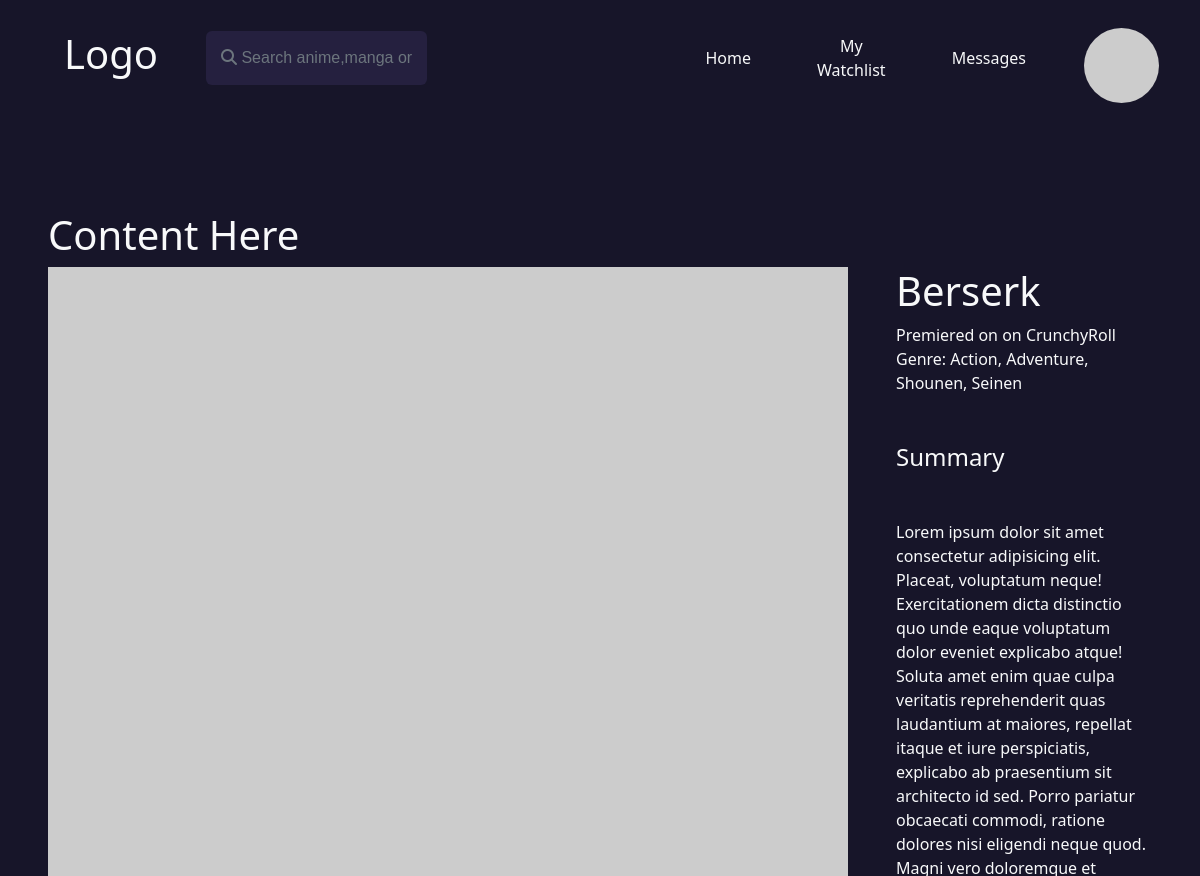
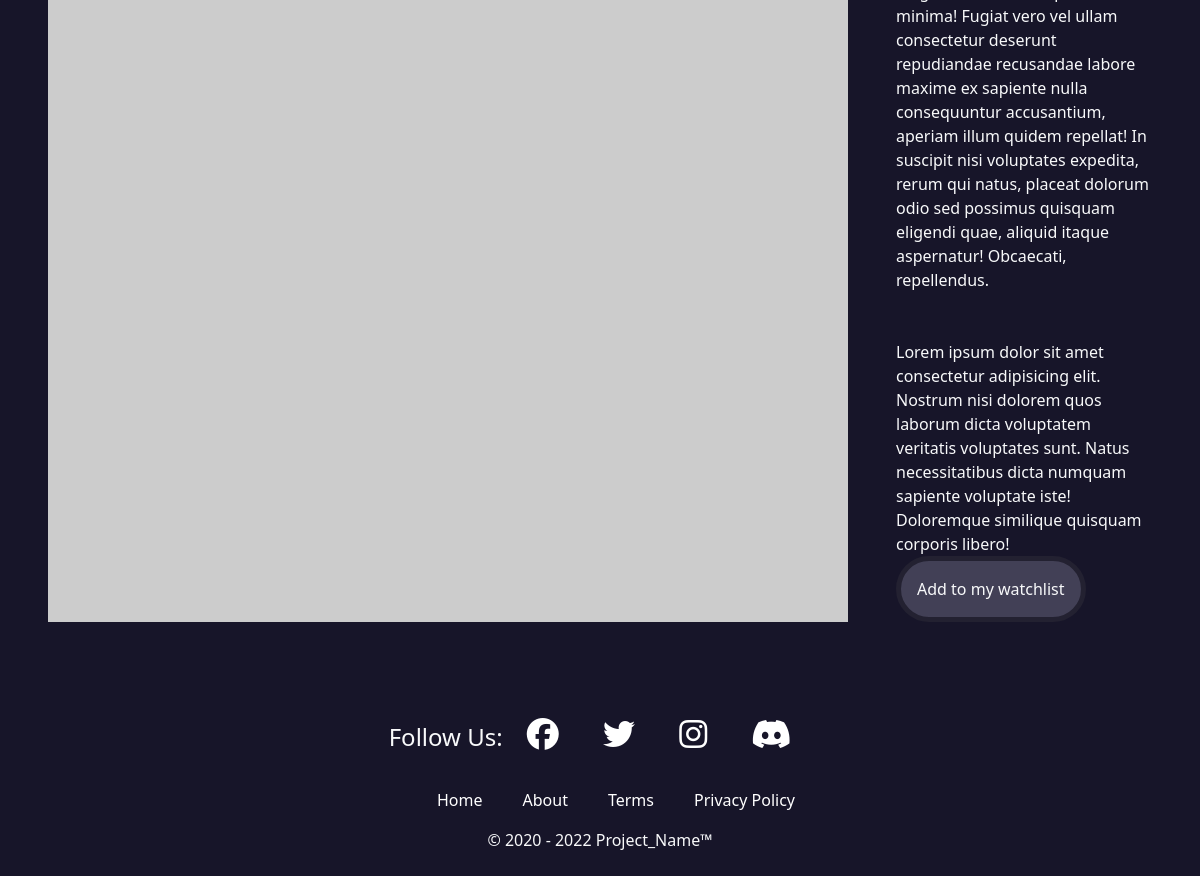
The app's page /manga/3 (signed in) with its own data (2 pictures, top to bottom).
### base/models.py (models this page shows, shortened)
class Manga(models.Model):
    title = models.CharField(max_length=100, default=None)
    author = models.CharField(max_length=50)
    genre = models.ManyToManyField(Genre)

class Genre(models.Model):
    name = models.CharField(max_length=15, unique=True, default='Test')

### base/views.py (the view)
# urls.py: path('manga/<str:pk>',views.infoAnimeManga, name='MangPage'),
def infoAnimeManga(request, pk):
    pageUrl = resolve(request.path_info).url_name
    if pageUrl == 'AnimPage':
        animeMangaOb = Anime.objects.get(id=pk)
    elif pageUrl == 'MangPage':
        animeMangaOb = Manga.objects.get(id=pk)
    context = {'animeName':animeMangaOb}
    return render(request, 'base/info.html', context)

### base/templates/base/info.html
{% extends 'main.html' %}
{% block content %}
<main class="container-fluid mt-5 p-5">
    <h1 class="text-light">Content Here</h1>
    <div class="content d-flex flex-row">
      <img src="https://via.placeholder.com/800" />
      <div class="content-text d-flex flex-column ms-5">
        <h1 class="text-light">{{ animeName.title }}</h1>
        <p class="release text-light">Premiered on {{ animeName.premiere_date }} on CrunchyRoll </p>
        <p class="text-light">Genre: <span class="text-light">{% for a in animeName.genre.all %}{{  a.name  }}{% if forloop.last %} {% else %}, {% endif %}{% endfor %}</span></p>
        <h4 class="text-light my-5">Summary</h4>
        <p class="text-light">Lorem ipsum dolor sit amet consectetur adipisicing elit.
          Placeat, voluptatum neque! Exercitationem dicta distinctio quo unde
          eaque voluptatum dolor eveniet explicabo atque! Soluta amet enim quae
           culpa veritatis reprehenderit quas laudantium at maiores, repellat itaque et
           iure perspiciatis, explicabo ab praesentium sit architecto id sed. Porro pariatur
           obcaecati commodi, ratione dolores nisi eligendi neque quod. Magni vero doloremque
           et minima! Fugiat vero vel ullam consectetur deserunt repudiandae recusandae labore maxime ex sapiente nulla consequuntur accusantium,
          aperiam illum quidem repellat! In suscipit nisi voluptates expedita, rerum qui natus, placeat dolorum odio sed possimus quisquam eligendi quae, aliquid itaque aspernatur! Obcaecati, repellendus.
        </p>
        <p class="text-light mt-5">Lorem ipsum dolor sit amet consectetur adipisicing elit.
          Nostrum nisi dolorem quos
          laborum dicta voluptatem veritatis voluptates sunt. Natus necessitatibus dicta numquam sapiente voluptate iste! Doloremque similique quisquam corporis libero!</p>
          <button class="add-to-watchlist text-light me-auto mt-auto p-3 rounded-pill">Add to my watchlist</button>
      </div>
    </div>
</main>
{% endblock %}

### base/static/styles/styles.css (style rules this page uses)
* { margin:0px; box-sizing: border-box; }
p { margin:0; }
button { outline:none; background-color: transparent; border:0; }
body { background-color: #171529; margin:0; }
.add-to-watchlist { background:#424056; border:5px solid #232131; }
.content-text { position: relative; }

### records on screen
Manga: title "Berserk"
Genre: name "Action"
Genre: name "Adventure"
Genre: name "Shounen"
Genre: name "Seinen"
